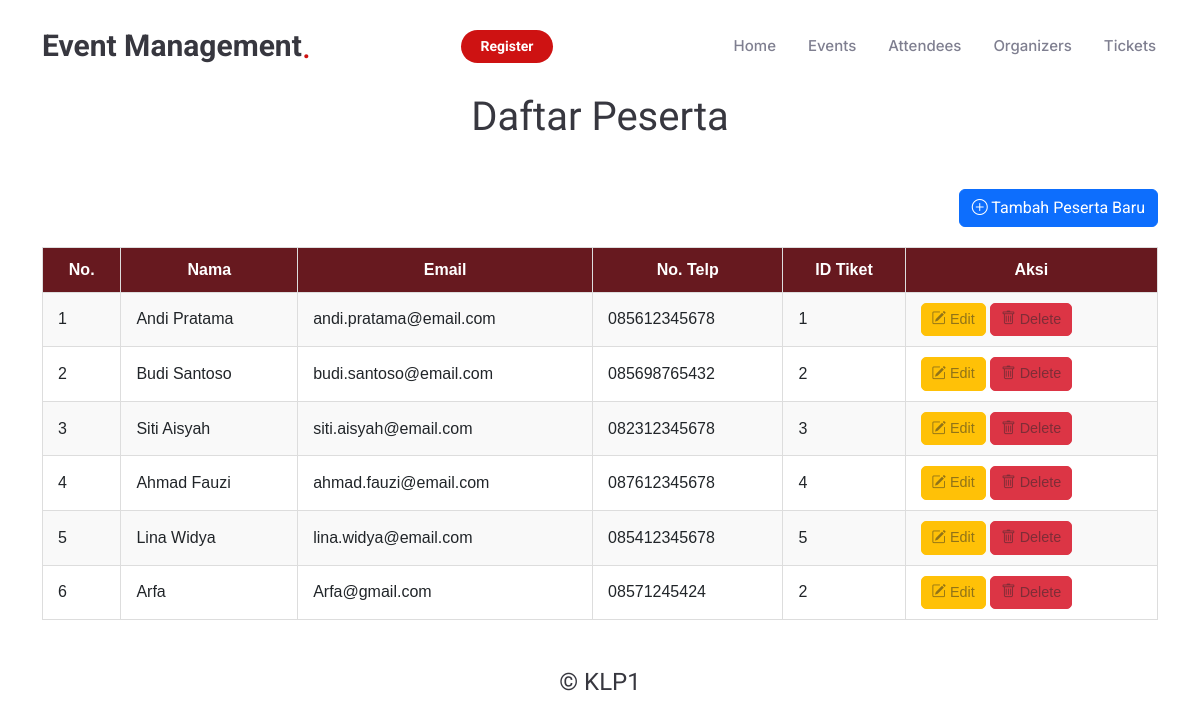
The page /peserta/index on the database its author committed.
### tables this page shows
CREATE TABLE `attendees` (
  `id_att` int NOT NULL,
  `nama` varchar(50) NOT NULL,
  `email` varchar(30) NOT NULL,
  `no_tlp` varchar(15) NOT NULL,
  `id_tiket` int NOT NULL
);

CREATE TABLE `tickets` (
  `id_tiket` int NOT NULL,
  `jenis_tiket` enum('VIP','REGULAR') NOT NULL,
  `harga` decimal(10,2) NOT NULL,
  `kuota` int NOT NULL,
  `id_events` int NOT NULL
);

### app/controllers/PesertaController.php (called while the page is built, shortened)
<?php
require_once '../app/models/Peserta.php';
class AttendeesController
{
    private $pesertaModel;
    public function __construct()
    {
        $this->pesertaModel = new Peserta();
    }
    public function index()
    {
        $attendeesData = $this->pesertaModel->getAllPeserta();
        require_once '../app/views/peserta/index.php';
    }
}

### public/index.php (called while the page is built, shortened)
<?php
require_once '../routes.php';

### config/database.php (called while the page is built, shortened)
<?php
class Database {
    private $host = 'localhost';
    private $db_name = '2D_klp1';
    private $username = 'root';
    private $password = '';
    public function connect() {
        $this->conn = null;
        try {
            $this->conn = new PDO("mysql:host=" . $this->host . ";dbname=" . $this->db_name, $this->username, $this->password);
            $this->conn->setAttribute(PDO::ATTR_ERRMODE, PDO::ERRMODE_EXCEPTION);
        } catch(PDOException $e) {
            echo "Connection error: " . $e->getMessage();
        }
        return $this->conn;
    }
}
?>

### app/models/Peserta.php (called while the page is built, shortened)
<?php
require_once "../config/database.php";
class Peserta {
    private $db;
    public function __construct() {
        $this->db = (new Database())->connect();
    }
    public function getAllPeserta() {
        $query = $this->db->query("SELECT p.id_att, p.nama, p.email, p.no_tlp, t.id_tiket  FROM attendees p join tickets t on p.id_tiket = t.id_tiket  ");
        $query->execute();
        return $query->fetchAll(PDO::FETCH_ASSOC);
    }
}

### app/views/peserta/index.php (the view, shortened to what this page needs)
<!DOCTYPE html>
<html lang="en">
<head>
    <link rel="stylesheet" href="/public/assets/vendor/bootstrap/css/bootstrap.min.css">
    <link href="/public/assets/css/main.css" rel="stylesheet">
    <link href="/public/assets/vendor/bootstrap-icons/bootstrap-icons.css" rel="stylesheet">
    <link href="/public/assets/vendor/aos/aos.css" rel="stylesheet">
    <link href="/public/assets/vendor/glightbox/css/glightbox.min.css" rel="stylesheet">
    <link href="/public/assets/vendor/swiper/swiper-bundle.min.css" rel="stylesheet">
</head>
<body>
    <div class="text-center">
        <div class="container">
            <h1 class="mb-4">Daftar Peserta</h1>
        </div>
    </div>
    <main class="container my-5">
        <div class="text-end mb-3">
            <a href="/peserta/create" class="btn btn-primary">
                <i class="bi bi-plus-circle"></i> Tambah Peserta Baru
            </a>
        </div>
        <?php if (!empty($attendeesData)) { ?>
            <table class="table-custom">
                <thead>
                    <tr>
                        <th>No.</th>
                        <th>Nama</th>
                        <th>Email</th>
                        <th>No. Telp</th>
                        <th>ID Tiket</th>
                        <th>Aksi</th>
                    </tr>
                </thead>
                <tbody>
                    <?php $no = 1; foreach ($attendeesData as $attendee): ?>
                        <tr>
                            <td><?= $no++; ?></td>
                            <td><?= htmlspecialchars($attendee['nama']); ?></td>
                            <td><?= htmlspecialchars($attendee['email']); ?></td>
                            <td><?= htmlspecialchars($attendee['no_tlp']); ?></td>
                            <td><?= htmlspecialchars($attendee['id_tiket']); ?></td>
                            <td>
                                <a href="/peserta/edit/<?= $attendee['id_att']; ?>" class="btn btn-warning btn-sm">
                                    <i class="bi bi-pencil-square"></i> Edit
                                </a>
                                <a href="/peserta/delete/<?= $attendee['id_att']; ?>" class="btn btn-danger btn-sm">
                                    <i class="bi bi-trash"></i> Delete
                                </a>
                            </td>
                        </tr>
                    <?php endforeach; ?>
                </tbody>
            </table>
        <?php } else { ?>
            <p class="empty-data text-center">Data peserta tidak ditemukan.</p>
        <?php } ?>
    </main>
</body>
</html>

### public/assets/css/main.css (style rules this page uses)
:root { --default-font: "Roboto", system-ui, -apple-system, "Segoe UI", Roboto, "Helvetica Neue", Arial, "Noto Sans", "Liberation Sans", sans-serif, "Apple Color Emoji", "Segoe UI Emoji", "Segoe UI Symbol", "Noto Color Emoji"; --heading-font: "Amatic SC", sans-serif; --nav-font: "Inter", sans-serif; }
:root { --background-color: #ffffff; --default-color: #212529; --heading-color: #37373f; --accent-color: #ce1212; --surface-color: #ffffff; --contrast-color: #ffffff; }
:root { --nav-color: #7f7f90; --nav-hover-color: #ce1212; --nav-mobile-background-color: #ffffff; --nav-dropdown-background-color: #ffffff; --nav-dropdown-color: #7f7f90; --nav-dropdown-hover-color: #ce1212; }
:root { scroll-behavior: smooth; }
body { color: var(--default-color); background-color: var(--background-color); font-family: var(--default-font); }
a { color: var(--accent-color); text-decoration: none; transition: 0.3s; }
h1, h2, h3, h4, h5, h6 { color: var(--heading-color); font-family: var(--heading-font); }
.table-custom { width: 100%; border-collapse: collapse; margin: 20px 0; font-size: 1rem; font-family: Arial, sans-serif; text-align: left; }
.table-custom thead tr { background-color: #67191F; color: #fff; text-align: center; font-weight: bold; }
.table-custom th, .table-custom td { padding: 10px 15px; border: 1px solid #ddd; }
.table-custom tbody tr:nth-child(odd) { background-color: #f9f9f9; }
.table-custom a { color: #007bff; text-decoration: none; }
.table-custom .btn { padding: 5px 10px; border-radius: 5px; font-size: 0.9rem; text-align: center; cursor: pointer; display: inline-block; text-decoration: none; color: color-mix(in srgb, var(--default-color), transparent 50%); }

### rows shown on the page
attendees: nama "Andi Pratama", email "andi.pratama@email.com", no_tlp "085612345678", id_tiket.id_tiket "1"
attendees: nama "Budi Santoso", email "budi.santoso@email.com", no_tlp "085698765432", id_tiket.id_tiket "2"
attendees: nama "Siti Aisyah", email "siti.aisyah@email.com", no_tlp "082312345678", id_tiket.id_tiket "3"
attendees: nama "Ahmad Fauzi", email "ahmad.fauzi@email.com", no_tlp "087612345678", id_tiket.id_tiket "4"
attendees: nama "Lina Widya", email "lina.widya@email.com", no_tlp "085412345678", id_tiket.id_tiket "5"
attendees: nama "Arfa", email "Arfa@gmail.com", no_tlp "08571245424", id_tiket.id_tiket "2"
